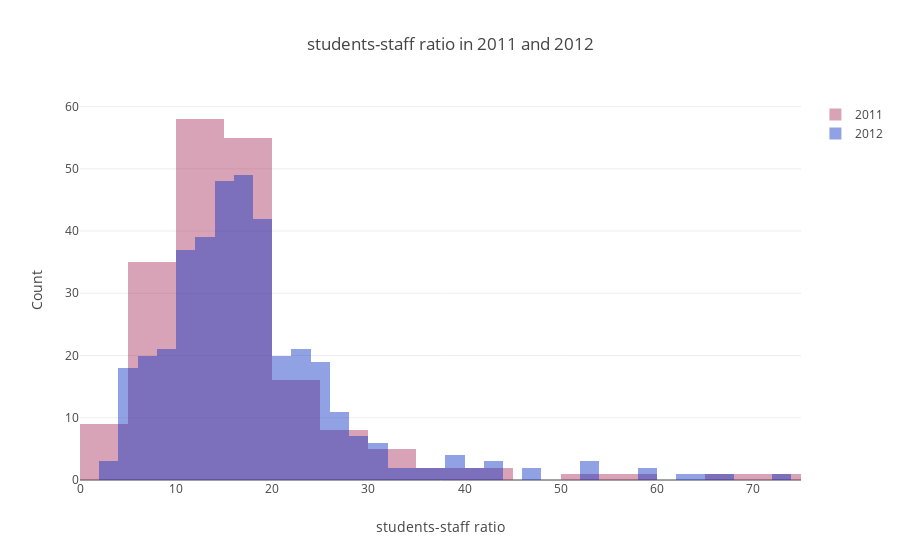

Notebook cell for this chart:
### Markdown cell above
<a id="7"></a> <br>
# Histogram
<font color='red'>
Lets look at histogram of students-staff ratio in 2011 and 2012 years. 
    <font color='black'>
* trace1 = first histogram
    * x = x axis
    * y = y axis
    * opacity = opacity of histogram
    * name = name of legend
    * marker = color of histogram
* trace2 = second histogram
* layout = layout 
    * barmode = mode of histogram like overlay. Also you can change it with *stack*

### Code cell
# prepare data
x2011 = timesData.student_staff_ratio[timesData.year == 2011]
x2012 = timesData.student_staff_ratio[timesData.year == 2012]

trace1 = go.Histogram(
    x=x2011,
    opacity=0.75,
    name = "2011",
    marker=dict(color='rgba(171, 50, 96, 0.6)'))
trace2 = go.Histogram(
    x=x2012,
    opacity=0.75,
    name = "2012",
    marker=dict(color='rgba(12, 50, 196, 0.6)'))

data = [trace1, trace2]
layout = go.Layout(barmode='overlay',
                   title=' students-staff ratio in 2011 and 2012',
                   xaxis=dict(title='students-staff ratio'),
                   yaxis=dict( title='Count'),
)
fig = go.Figure(data=data, layout=layout)
iplot(fig)

### Figure 1 — Plotly figure (JSON) as saved in the notebook; plotly's stock layout.template omitted (floating-point values rounded to 4 significant figures; data arrays with more than 128 entries replaced by an {"elided": "..."} marker saying what was removed)
{"data": [{"marker": {"color": "rgba(171, 50, 96, 0.6)"}, "name": "2011", "opacity": 0.75, "type": "histogram", "uid": "8f09e77c-84e9-4ebb-867f-98a1cc3ba4e3", "x": {"elided": "200 float values"}}, {"marker": {"color": "rgba(12, 50, 196, 0.6)"}, "name": "2012", "opacity": 0.75, "type": "histogram", "uid": "bb6151e7-2c57-4e54-a07c-ddf302a37b2c", "x": {"elided": "402 float values"}}], "layout": {"barmode": "overlay", "title": {"text": " students-staff ratio in 2011 and 2012"}, "xaxis": {"title": {"text": "students-staff ratio"}}, "yaxis": {"title": {"text": "Count"}}}}
